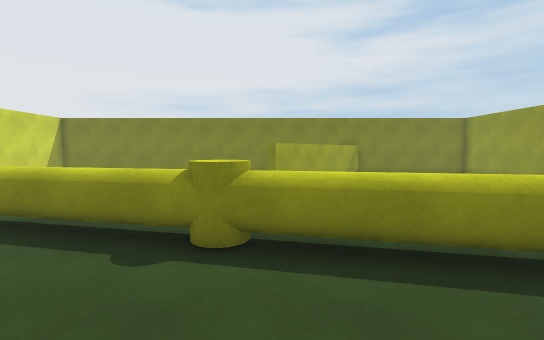
View 1 (above)

12 first-person views from a walk through a Unity game level. The camera is 1.5 m above the floor, tilts 4° down and sees 90° across. The floor is counted in squares, 1 m on a side. Each view is taken from the middle of a square. On the plan, view 1 faces up. The plan holds only what a view shows up to about 14 squares ahead; the rest is blank. The place goes on beyond the plan. The player character is not drawn.

View 2
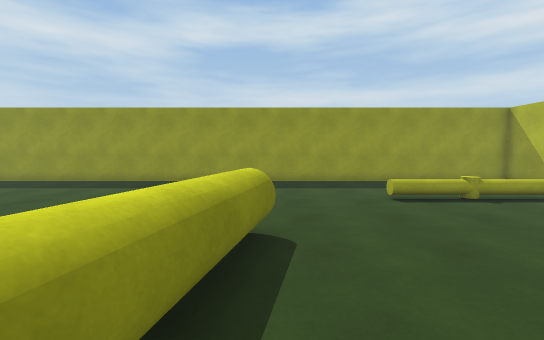

View 3
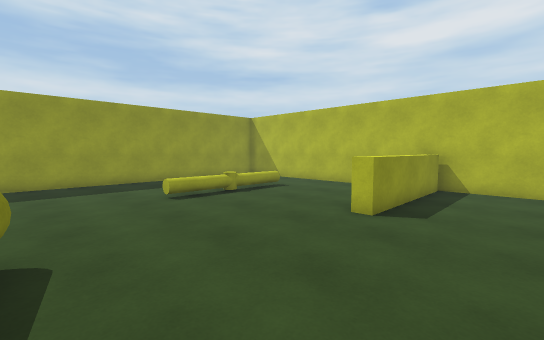

View 4
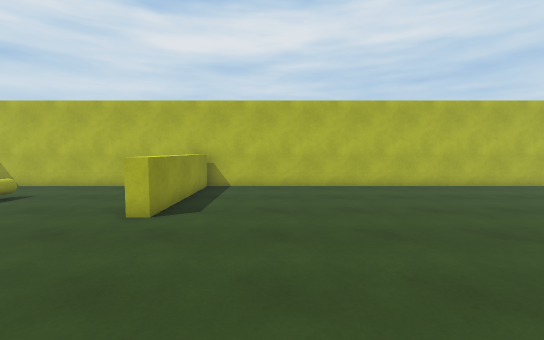

View 5
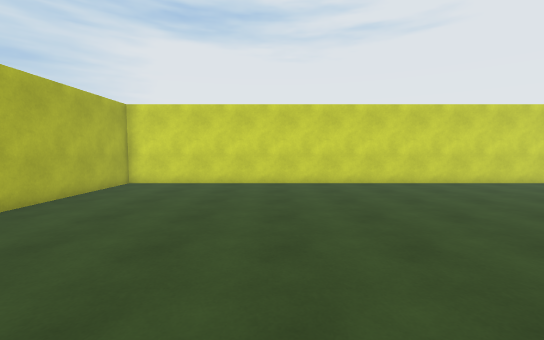

View 6
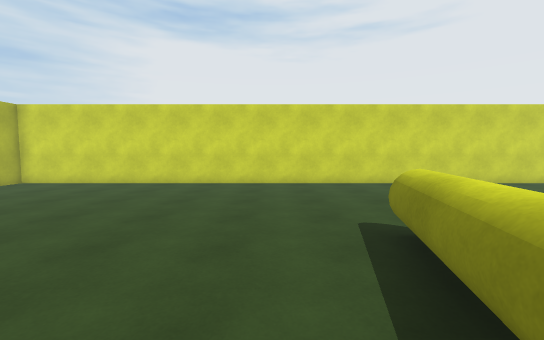

View 7
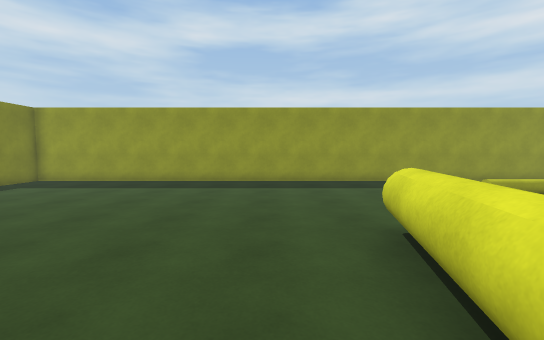

View 8
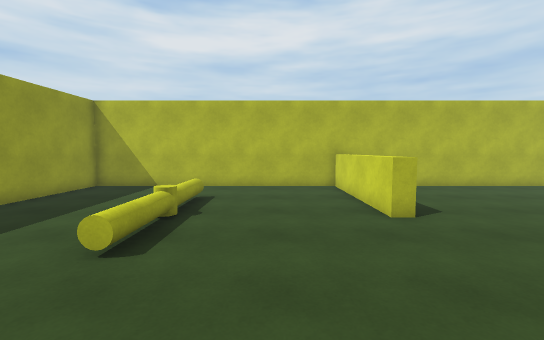

View 9
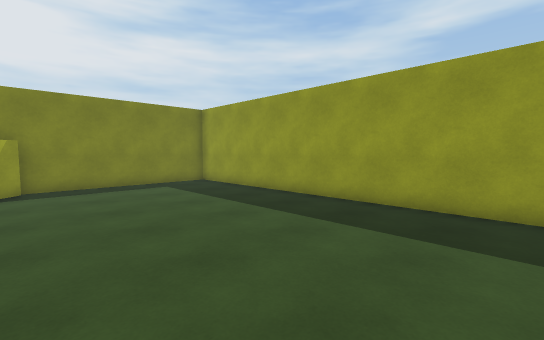

View 10
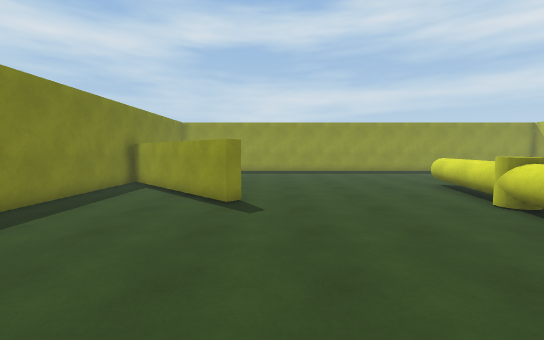

View 11
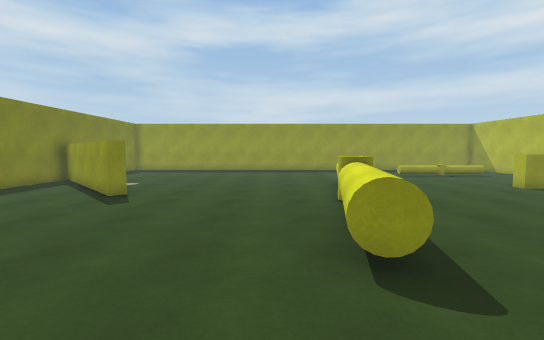

View 12
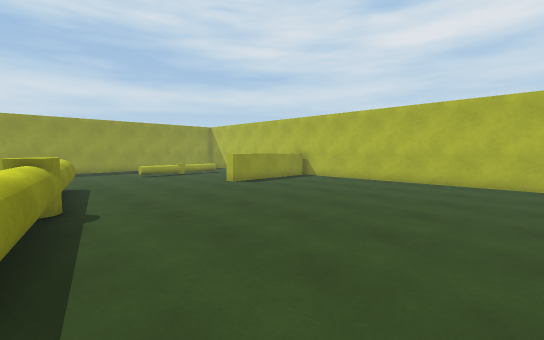

### Floor plan
Key: @ floor where view 1 was taken; # wall or solid block; . floor; / step, stairs or slope; = window, fence, low wall or low ledge; ^ raised ledge; O other object.
Columns run from 14 left of view 1 to 13 right of it. Each row starts with its distance up from view 1.
 18              ###############
 17             ......##.......#
 16 #          ......##........#
 15 #.        ......##.........#
 14 #.      .......##..........#
 13 #       ......##...........#
 12 #       ......#............#
 11 #     . ...................#
 10 #.     ....................#
  9 #..    ....................#
  8 #...   ....................#
  7 #..... ....................#
  6 #.......=^=................#
  5 #.......=^^^^O#=...........#
  4 #...........^O^^^^^........#
  3 #...............=^^........#
  2 #..........................#
  1 #..........................#
  0 #.............@............#
 -1 #....................//....#
 -2 #....................//....#
 -3 #...............^..../O....#
 -4 #...............^....//....#
 -5 #...............^..../ ....#
 -6 #...............^....=.....#
 -7 #...............^..........#
 -8 #...............^..........#
 -9 ############################

Where each view was taken, in squares from view 1:
view 1: 0 up, 0 right, facing up
view 2: 3 up, 1 left, facing right
view 3: 3 up, 1 left, facing down-right
view 4: 3 up, 1 left, facing down
view 5: 2 down, 1 left, facing left
view 6: 3 up, 1 left, facing left
view 7: 6 up, 1 left, facing right
view 8: 3 up, 5 right, facing down
view 9: 5 up, 5 right, facing up-right
view 10: 11 up, 8 left, facing right
view 11: 7 up, 9 left, facing right
view 12: 5 up, 9 left, facing down-right
